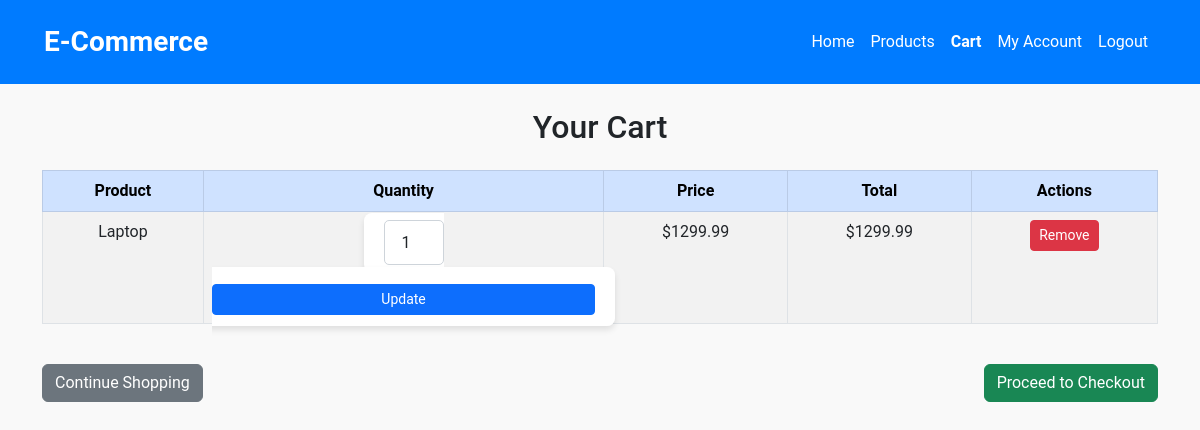
Page /cart (signed in) on the committed database.
### tables this page shows
CREATE TABLE cart (
    cart_id INTEGER PRIMARY KEY AUTOINCREMENT,
    user_id INTEGER NOT NULL,
    product_id INTEGER NOT NULL,
    quantity INTEGER NOT NULL,
    FOREIGN KEY (user_id) REFERENCES users(user_id),
    FOREIGN KEY (product_id) REFERENCES products(product_id)
);

CREATE TABLE products (
    product_id INTEGER PRIMARY KEY AUTOINCREMENT,
    product_name TEXT NOT NULL,
    description TEXT,
    price REAL NOT NULL,
    image_url TEXT,
    category TEXT
);

### appli.py (the view)
@app.route("/cart")
def cart():
    user_id = session.get("user_id")
    if not user_id:
        flash("Please log in to view your cart.", "danger")
        return redirect(url_for("home"))
    conn = sqlite3.connect("commerce_app.db")
    cursor = conn.cursor()
    cursor.execute("""
        SELECT c.cart_id, p.product_name, c.quantity, p.price, (c.quantity * p.price) AS total
        FROM cart c
        JOIN products p ON c.product_id = p.product_id
        WHERE c.user_id = ?
    """, (user_id,))
    cart_items = [
        {"cart_id": row[0], "product_name": row[1], "quantity": row[2], "price": row[3], "total": row[4]}
        for row in cursor.fetchall()
    ]
    conn.close()
    return render_template("cart.html", cart_items=cart_items)

### templates/cart.html
{% extends "base.html" %}
{% block content %}
<h2 class="text-center my-4">Your Cart</h2>
{% if cart_items %}
<div class="table-responsive">
    <table class="table table-bordered table-striped text-center">
        <thead class="table-primary">
            <tr>
                <th>Product</th>
                <th>Quantity</th>
                <th>Price</th>
                <th>Total</th>
                <th>Actions</th>
            </tr>
        </thead>
        <tbody>
            {% for item in cart_items %}
            <tr>
                <td>{{ item['product_name'] }}</td>
                <td>
                    <form action="{{ url_for('update_cart', cart_id=item['cart_id']) }}" method="post" class="d-inline">
                        <input type="number" name="quantity" value="{{ item['quantity'] }}" min="1" class="form-control d-inline-block text-center" style="width: 60px;">
                        <button type="submit" class="btn btn-primary btn-sm mt-1">Update</button>
                    </form>
                </td>
                <td>${{ "%.2f" | format(item['price']) }}</td>
                <td>${{ "%.2f" | format(item['total']) }}</td>
                <td>
                    <a href="{{ url_for('remove_from_cart', cart_id=item['cart_id']) }}" class="btn btn-danger btn-sm">Remove</a>
                </td>
            </tr>
            {% endfor %}
        </tbody>
    </table>
</div>
<div class="d-flex justify-content-between align-items-center mt-4">
    <a href="{{ url_for('home') }}" class="btn btn-secondary">Continue Shopping</a>
    <a href="{{ url_for('checkout') }}" class="btn btn-success">Proceed to Checkout</a>
</div>
{% else %}
<p class="text-center text-muted my-4">Your cart is empty. Start shopping now!</p>
<div class="text-center">
    <a href="{{ url_for('home') }}" class="btn btn-primary">Go to Home</a>
</div>
{% endif %}
{% endblock %}

### static/css/styles.css (style rules this page uses)
body { background-color: #f9f9f9; font-family: 'Roboto', sans-serif; }
form { background: #fff; padding: 20px; border-radius: 8px; box-shadow: 0 4px 6px rgba(0, 0, 0, 0.1); }
form .form-control { border-radius: 6px; border: 1px solid #ced4da; margin-bottom: 15px; }
form button { background-color: #007bff; color: #fff; font-size: 1rem; padding: 10px; border-radius: 6px; width: 100%; border: none; transition: background-color 0.3s ease; }
form .form-control { height: 45px; border: 1px solid #ced4da; border-radius: 5px; }

### rows in the picture
cart: product_name "Laptop", quantity "1", total "1299.99"
products: price "1299.99"
